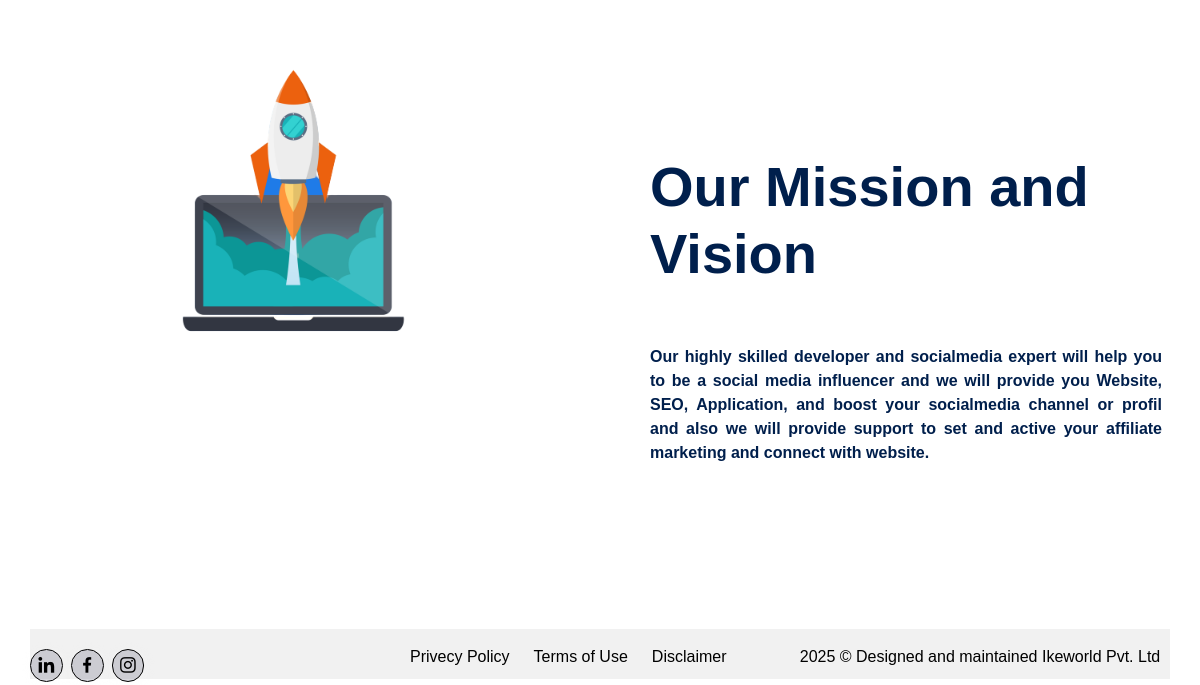
The app's page /about-us.php (lower part), older data.
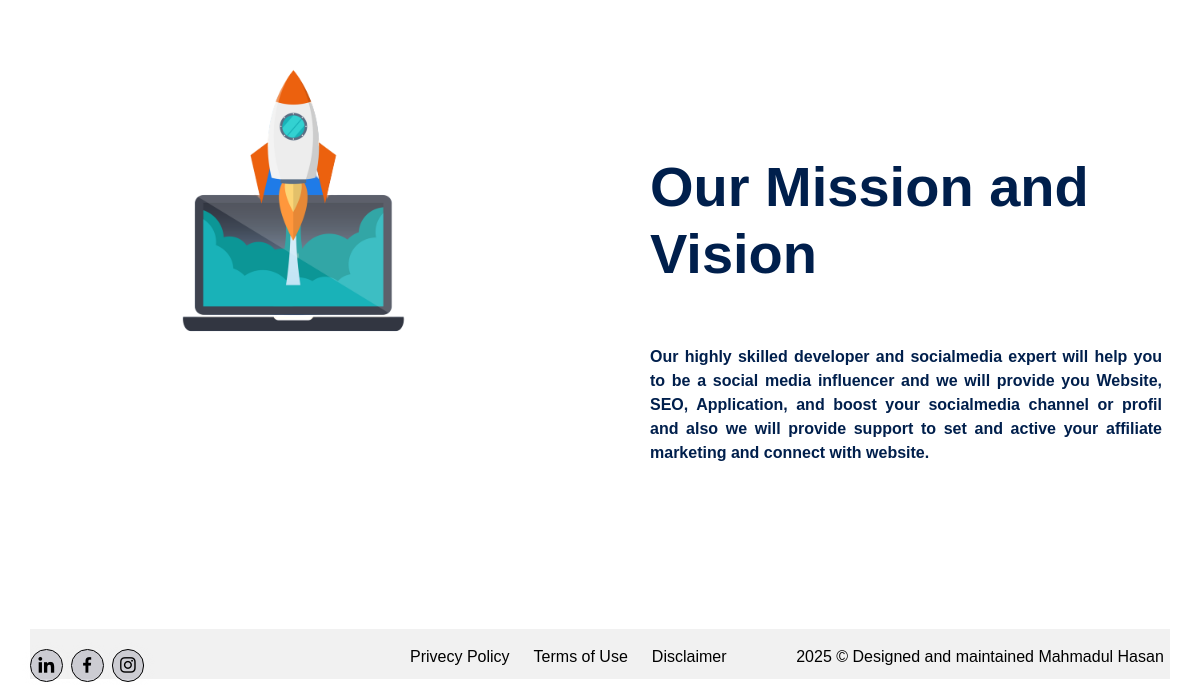
The same page, newer data.
### tables this page shows
CREATE TABLE `pages` (
  `id` int(255) NOT NULL,
  `logo` varchar(255) NOT NULL,
  `home_heading` text NOT NULL,
  `home_body` text NOT NULL,
  `about_c1_heading` text NOT NULL,
  `about_c1_body` text NOT NULL,
  `about_c2_heading` text NOT NULL,
  `about_c2_body` text NOT NULL,
  `about_c3_heading` text NOT NULL,
  `about_c3_body` text NOT NULL,
  `slider1` varchar(255) NOT NULL,
  `slider2` varchar(255) NOT NULL,
  `slider3` varchar(255) NOT NULL,
  `home_img` varchar(255) NOT NULL,
  `about_img_1` varchar(255) NOT NULL,
  `about_img_2` varchar(255) NOT NULL,
  `about_img_3` varchar(255) NOT NULL,
  `facebook` varchar(255) NOT NULL,
  `instagram` varchar(255) NOT NULL,
  `linkedin` varchar(255) NOT NULL,
  `copy_right` varchar(255) NOT NULL
);

### about-us.php (the view, shortened to what this page needs)
<?php
include "config.php";
$id = 1;
$sql2 = "SELECT about_img_1, about_img_2, about_img_3, about_c1_heading, about_c1_body, about_c2_heading, about_c2_body, about_c3_heading, about_c3_body FROM pages WHERE id = ?";
$stmt2 = $conn->prepare($sql2);
$stmt2->bind_param("i", $id);
$stmt2->execute();
$stmt2->bind_result($about_img_1, $about_img_2, $about_img_3, $about_c1_heading, $about_c1_body, $about_c2_heading, $about_c2_body, $about_c3_heading, $about_c3_body);
?>
<section class="about-1 py-5 row" style="background:none !important; color:#001f4c;">
    <div class="col-md-6 container d-flex justify-content-center">
        <img src="<?php echo htmlspecialchars($about_img_3); ?>">
    </div>
  <div class="col-md-6 container" style="padding:100px 50px;">
      <div class="">
        <h3><?php echo htmlspecialchars($about_c3_heading); ?></h3>
        <p><?php echo htmlspecialchars($about_c3_body); ?></p>
      </div>
  </div>
</section>
<?php
include "footer.php";
?>

### footer.php (shortened to what this page needs)
<?php
$id = 1;
$q2 = "SELECT `facebook`, `instagram`, `linkedin`, `copy_right` FROM pages WHERE id = ?";
$st = $conn->prepare($q2);
$st->bind_param("i", $id);
$st->execute();
$st->bind_result($facebook, $instagram, $linkedin, $copy_right);
?>
<section class="footer container" id="fotter">
    <div class="social2">
        <a href="<?php echo htmlspecialchars($linkedin); ?>"><i class='bx bxl-linkedin'></i></a>
        <a href="<?php echo htmlspecialchars($facebook); ?>"><i class='bx bxl-facebook'></i></a>
        <a href="<?php echo htmlspecialchars($instagram); ?>"><i class='bx bxl-instagram'></i></a>
    </div>
    <div class="footer-links">
        <a href=" privecy-policy.php">Privecy Policy</a>
        <a href="terms-of-use.php">Terms of Use</a>
        <a href="disclaimer.php">Disclaimer</a>
    </div>
    <p><?php echo htmlspecialchars($copy_right); ?></p>
</section>
</body>
</html>

Row changes from the older to the newer data that the page shows:
changed pages "Our Mission and Vision": copy_right "2025 © Designed and maintained Ikeworld Pvt. Ltd" → "2025 © Designed and maintained Mahmadul Hasan"
